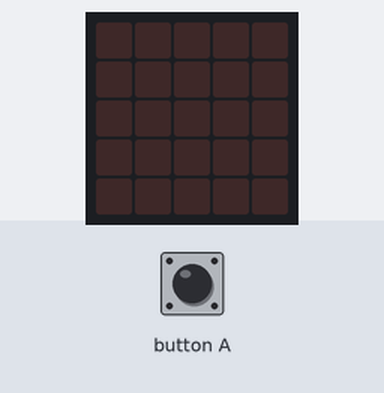
A program run on a simulated BBC micro:bit (MakeCode). Parts: the board's 5×5 LED display. The inputs (shaded band) are chosen by the test bench. Random numbers come from a fixed seed.

Above: at 1.2 s.
1.3 s: button A pressed for 0.15 s
At 1.9 s:
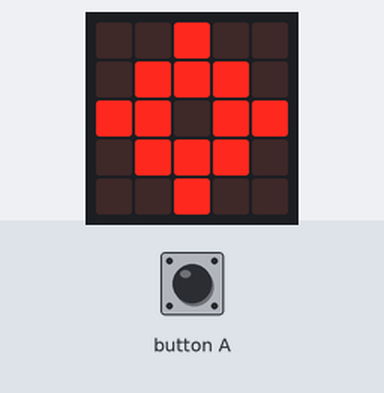
4.4 s: button A pressed for 0.15 s
At 6.1 s:
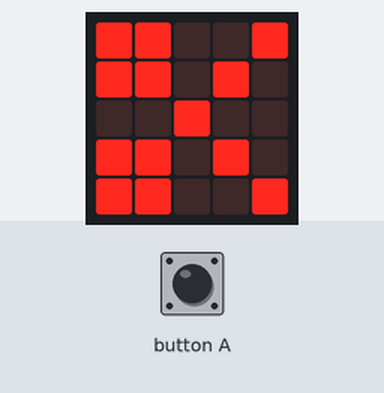
7.5 s: button A pressed 2 times (0.12 s each, 0.3 s apart)
At 9.8 s:
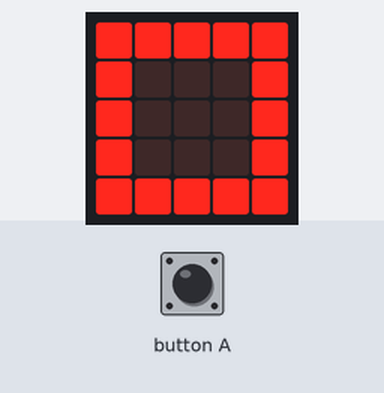
Timing chart, 0 to 11.3 s (numbered marks = the images above; inputs shaded):
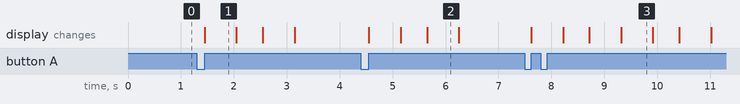

The program:

main.ts
```typescript
let a = 0
input.onButtonPressed(Button.A, function () {
    a = randint(0, 2)
    if (a == 0) {
        basic.showIcon(IconNames.Target)
    } else if (a == 1) {
        basic.showIcon(IconNames.Square)
    } else if (a == 2) {
        basic.showIcon(IconNames.Scissors)
    }
    basic.clearScreen()
    basic.pause(500)
    a = randint(0, 2)
    if (a == 1) {
        basic.showIcon(IconNames.Scissors)
    } else if (a == 2) {
        basic.showIcon(IconNames.Target)
    } else if (a == 0) {
        basic.showIcon(IconNames.Square)
    }
    basic.clearScreen()
})
```

test.ts
```typescript
// aquí va el archivo "tests"; esto no se compilará cuando este paquete se utilice como una extensión.
```

Measured:
- after the input at 1.3 s, the display: changes after 0.15 s (image 1)
- after the input at 4.4 s, the display: first changes after 0.15 s (image 2 shows a later state)
- after the input at 7.5 s, the display: first changes after 0.12 s (image 3 shows a later state)
- what the display in image 1 shows lasts 0.6 s, from 1.5 s to 2.1 s
